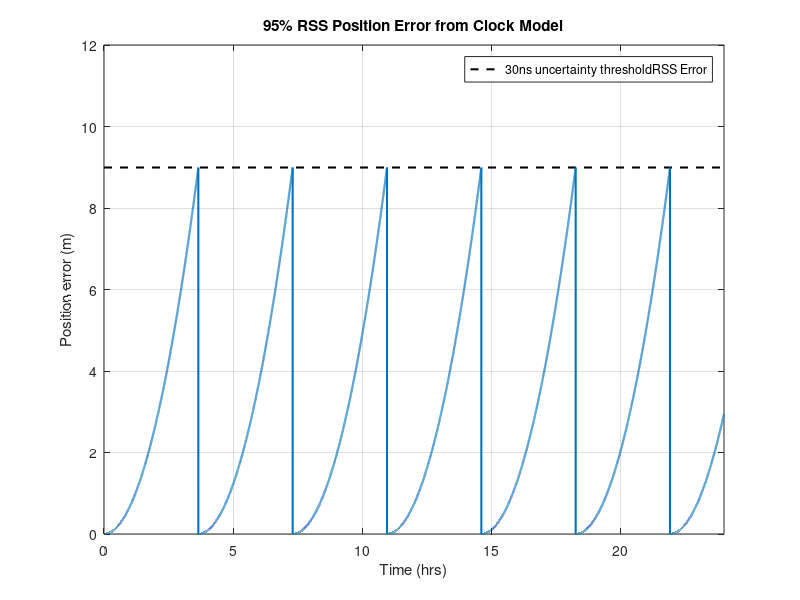

This figure's MATLAB source:
% spaceCSAC.m
% Author: Mark Hartigan
% Date  : October 13, 2023
% Description:
%    Plots statistics about the Microsemi Space CSAC to be used in the Khon
%    satellites.

%% reset
clc, clear, close all;
addpath(genpath(pwd));

%% init
a_hi = 9e-10 / (86400 * 30);    
a_lo = 6e-10 / (86400 * 30);
E = @(t, a) 1/2 * a * t.^2;
t = 1:1:3600*24;
c = 299792458;

%% plot
figure();
plot([0 t(end)/3600], [30e-9 30e-9]*c, 'k--', 'LineWidth', 1.5); hold on;
% patch([t flip(t)]/3600, [E(t, a_lo) flip(E(t, a_hi))], 'cyan', 'FaceAlpha', 0.5);
plot(t/3600, E(mod(t,13146), a_hi)*c, 'LineWidth', 1.5);
axis([0 t(end)/3600 0 12]);
grid on;
xlabel("Time (hrs)"); ylabel("Position error (m)");
title("95% RSS Position Error from Clock Model");
legend(["30ns uncertainty threshold", "RSS Error"], 'location', 'best');